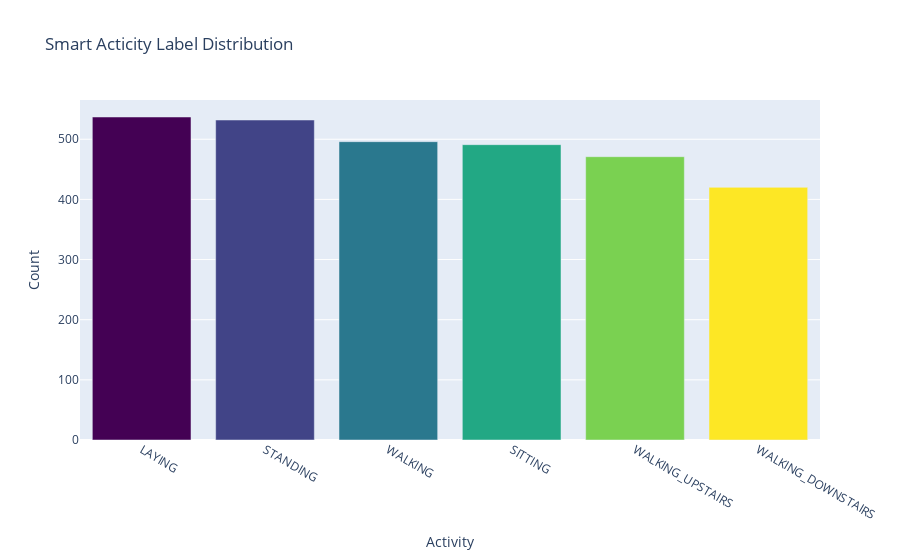

The cell this chart's notebook holds for it:
### Code cell
# plotting the visualization in the train distribution
label_counts = test['Activity'].value_counts()
n = label_counts.shape[0]
colormap = get_cmap('viridis')
colors = [rgb2hex(colormap(col)) for col in np.arange(0, 1.01, 1/(n-1))]

data = go.Bar(x = label_counts.index,
              y = label_counts,
              marker = dict(color = colors))

layout = go.Layout(title = 'Smart Acticity Label Distribution',
                  xaxis = dict(title = 'Activity'),
                  yaxis = dict(title = 'Count'))

fig = go.Figure(data=[data], layout = layout)
iplot(fig)

### Figure 1 — Plotly figure (JSON) as saved in the notebook; plotly's stock layout.template omitted (floating-point values rounded to 4 significant figures)
{"data": [{"marker": {"color": ["#440154", "#414487", "#2a788e", "#22a884", "#7ad151", "#fde725"]}, "type": "bar", "x": ["LAYING", "STANDING", "WALKING", "SITTING", "WALKING_UPSTAIRS", "WALKING_DOWNSTAIRS"], "y": [537, 532, 496, 491, 471, 420]}], "layout": {"title": {"text": "Smart Acticity Label Distribution"}, "xaxis": {"title": {"text": "Activity"}}, "yaxis": {"title": {"text": "Count"}}}}
